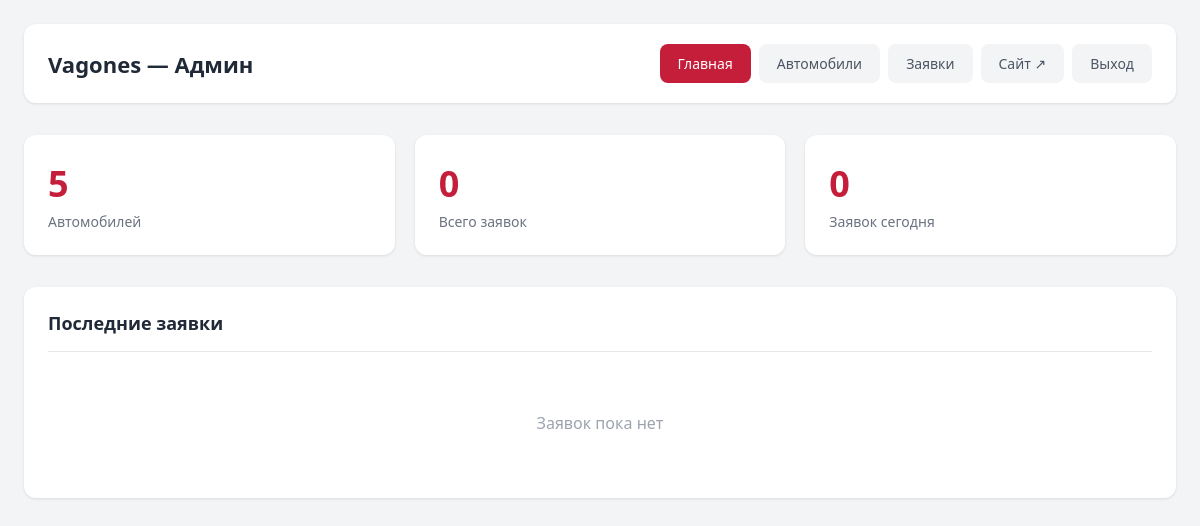
Page /public_html/admin/index.php (signed in) on the earlier database version.
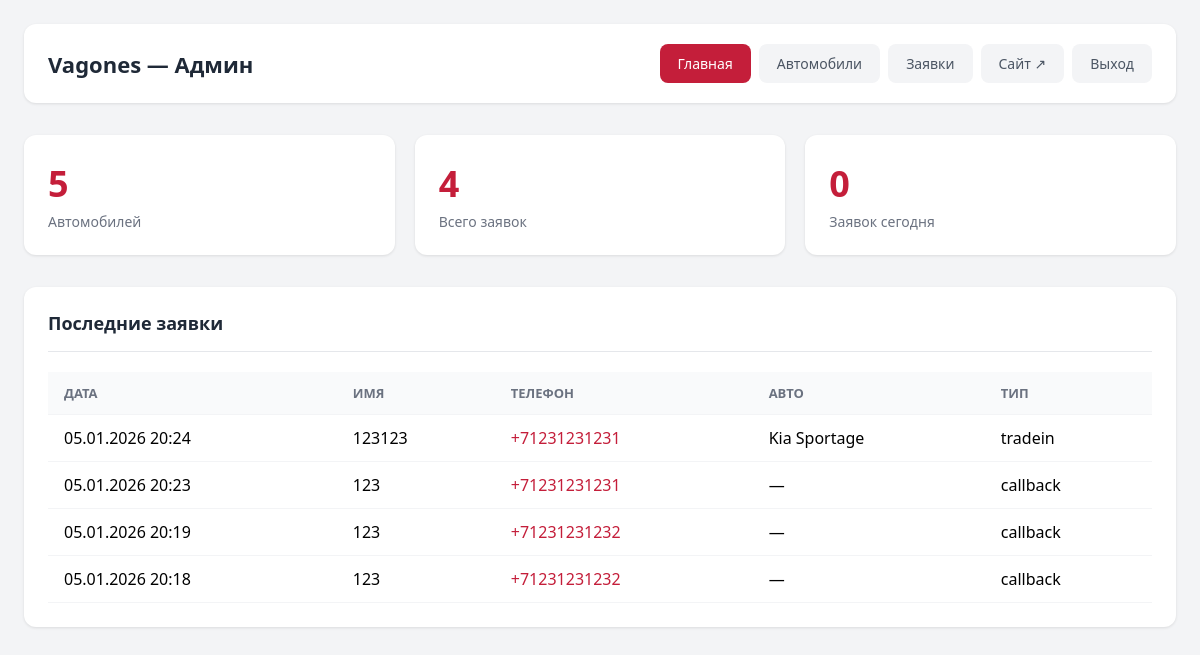
Same page on the later database version.
### tables this page shows
CREATE TABLE leads (
                id INTEGER PRIMARY KEY AUTOINCREMENT,
                name TEXT NOT NULL,
                phone TEXT NOT NULL,
                car TEXT,
                message TEXT,
                type TEXT DEFAULT 'callback',
                created_at DATETIME DEFAULT CURRENT_TIMESTAMP
            );

### src/config/functions.php (called while the page is built, shortened)
<?php
function getDB(): PDO {
    static $pdo = null;
    if ($pdo === null) {
        $pdo = new PDO('sqlite:' . DB_PATH);
        $pdo->setAttribute(PDO::ATTR_ERRMODE, PDO::ERRMODE_EXCEPTION);
        $pdo->setAttribute(PDO::ATTR_DEFAULT_FETCH_MODE, PDO::FETCH_ASSOC);
    }
    return $pdo;
}
function getCars(): array {
    $pdo = getDB();
    $cars = [];
    $stmt = $pdo->query("SELECT * FROM cars ORDER BY is_new DESC, price_from ASC");
    foreach ($stmt->fetchAll() as $row) {
        $id = $row['id'];
        $cars[$id] = [
            'brand' => $row['brand'],
            'model' => $row['model'],
            'price_from' => (int)$row['price_from'],
            'engine' => $row['engine'],
            'transmission' => $row['transmission'],
            'banner' => $row['banner'],
            'is_new' => (bool)$row['is_new'],
            'colors' => getCarColors($id),
            'trims' => getCarTrims($id),
            'specs' => getCarSpecs($id),
            'gallery' => getCarGallery($id)
        ];
    }
    return $cars;
}
function getCarColors(string $carId): array {
    $stmt = getDB()->prepare("SELECT name, hex, image FROM car_colors WHERE car_id = ? ORDER BY
        CASE WHEN hex LIKE '#f%' OR hex LIKE '#e%' OR hex LIKE '#d%' THEN 0 ELSE 1 END,
        sort_order");
    $stmt->execute([$carId]);
    return $stmt->fetchAll();
}
function getCarTrims(string $carId): array {
    $stmt = getDB()->prepare("SELECT name, price, features FROM car_trims WHERE car_id = ? ORDER BY sort_order");
    $stmt->execute([$carId]);
    $trims = [];
    foreach ($stmt->fetchAll() as $row) {
        $trims[] = [
            'name' => $row['name'],
            'price' => (int)$row['price'],
            'features' => $row['features'] ? json_decode($row['features'], true) : []
        ];
    }
    return $trims;
}
function getCarSpecs(string $carId): array {
    $stmt = getDB()->prepare("SELECT label, value FROM car_specs WHERE car_id = ?");
    $stmt->execute([$carId]);
    $specs = [];
    foreach ($stmt->fetchAll() as $row) {
        $specs[$row['label']] = $row['value'];
    }
    return $specs;
}
function getCarGallery(string $carId): array {
    $stmt = getDB()->prepare("SELECT image FROM car_gallery WHERE car_id = ? ORDER BY sort_order");
    $stmt->execute([$carId]);
    return array_column($stmt->fetchAll(), 'image');
}
function getLeads(?string $type = null): array {
    $pdo = getDB();
    if ($type) {
        $stmt = $pdo->prepare("SELECT * FROM leads WHERE type = ? ORDER BY created_at DESC");
        $stmt->execute([$type]);
    } else {
        $stmt = $pdo->query("SELECT * FROM leads ORDER BY created_at DESC");
    }
    return $stmt->fetchAll();
}
function getLeadsCount(): int {
    return (int)getDB()->query("SELECT COUNT(*) FROM leads")->fetchColumn();
}
function getTodayLeadsCount(): int {
    return (int)getDB()->query("SELECT COUNT(*) FROM leads WHERE date(created_at) = date('now')")->fetchColumn();
}
function e(string $str): string {
    return htmlspecialchars($str, ENT_QUOTES, 'UTF-8');
}

### public_html/admin/index.php (the view, shortened to what this page needs)
<?php
require_once __DIR__ . '/../../src/config/functions.php';
?>
<?php exit; endif;
$cars = getCars();
$leads = getLeads();
?>
<!DOCTYPE html>
<html lang="ru">
<head>
</head>
<body>
    <div class="admin">
        <div class="header">
            <h1><?= SITE_NAME ?> — Админ</h1>
            <nav class="nav">
                <a href="/admin/" class="active">Главная</a>
                <a href="/admin/cars.php">Автомобили</a>
                <a href="/admin/leads.php">Заявки</a>
                <a href="/" target="_blank">Сайт ↗</a>
                <a href="?logout">Выход</a>
            </nav>
        </div>
        <div class="stats">
            <div class="stat">
                <div class="stat-value"><?= count($cars) ?></div>
                <div class="stat-label">Автомобилей</div>
            </div>
            <div class="stat">
                <div class="stat-value"><?= getLeadsCount() ?></div>
                <div class="stat-label">Всего заявок</div>
            </div>
            <div class="stat">
                <div class="stat-value"><?= getTodayLeadsCount() ?></div>
                <div class="stat-label">Заявок сегодня</div>
            </div>
        </div>
        <div class="card">
            <h2>Последние заявки</h2>
            <?php if (empty($leads)): ?>
                <div class="empty">Заявок пока нет</div>
            <?php else: ?>
            <table>
                <thead><tr><th>Дата</th><th>Имя</th><th>Телефон</th><th>Авто</th><th>Тип</th></tr></thead>
                <tbody>
                    <?php foreach (array_slice($leads, 0, 10) as $l): ?>
                    <tr>
                        <td><?= date('d.m.Y H:i', strtotime($l['created_at'])) ?></td>
                        <td><?= e($l['name']) ?></td>
                        <td><a href="tel:<?= e($l['phone']) ?>"><?= e($l['phone']) ?></a></td>
                        <td><?= e($l['car'] ?: '—') ?></td>
                        <td><?= e($l['type']) ?></td>
                    </tr>
                    <?php endforeach; ?>
                </tbody>
            </table>
            <?php endif; ?>
        </div>
    </div>
</body>
</html>

### public_html/admin/index.php (style rules this page uses)
* { box-sizing: border-box; margin: 0; padding: 0; }
body { font-family: system-ui, sans-serif; background: #f3f4f6; min-height: 100vh; }
a { color: inherit; text-decoration: none; }
.admin { max-width: 1400px; margin: 0 auto; padding: 24px; }
.header { display: flex; justify-content: space-between; align-items: center; margin-bottom: 32px; padding: 20px 24px; background: #fff; border-radius: 12px; box-shadow: 0 1px 3px rgba(0,0,0,.1); flex-wrap: wrap; gap: 16px; }
.header h1 { font-size: 22px; color: #1f2937; }
.nav { display: flex; gap: 8px; flex-wrap: wrap; }
.nav a { padding: 10px 18px; background: #f3f4f6; border-radius: 8px; font-size: 14px; font-weight: 500; color: #4b5563; transition: all .2s; }
.nav a.active { background: #c41e3a; color: #fff; }
.stats { display: grid; grid-template-columns: repeat(auto-fit, minmax(200px, 1fr)); gap: 20px; margin-bottom: 32px; }
.stat { background: #fff; padding: 24px; border-radius: 12px; box-shadow: 0 1px 3px rgba(0,0,0,.1); }
.stat-value { font-size: 36px; font-weight: 700; color: #c41e3a; }
.stat-label { font-size: 14px; color: #6b7280; margin-top: 4px; }
.card { background: #fff; border-radius: 12px; box-shadow: 0 1px 3px rgba(0,0,0,.1); padding: 24px; margin-bottom: 24px; }
.card h2 { font-size: 18px; color: #1f2937; margin-bottom: 20px; padding-bottom: 16px; border-bottom: 1px solid #e5e7eb; }
table { width: 100%; border-collapse: collapse; }
th, td { padding: 12px 16px; text-align: left; border-bottom: 1px solid #f3f4f6; }
th { background: #f9fafb; font-size: 13px; font-weight: 600; color: #6b7280; text-transform: uppercase; }
td a { color: #c41e3a; }
.empty { text-align: center; padding: 40px; color: #9ca3af; }

Differences in the rows shown:
added leads: created_at "05.01.2026 20:24", name "123123", phone "+71231231231", car "Kia Sportage", type "tradein"
added leads: created_at "05.01.2026 20:23", name "123", phone "+71231231231", car "—", type "callback"
added leads: created_at "05.01.2026 20:19", name "123", phone "+71231231232", car "—", type "callback"
added leads: created_at "05.01.2026 20:18", name "123", phone "+71231231232", car "—", type "callback"
Other differences:
getLeadsCount(): "0" → "4"
text no longer shown: "Заявок пока нет"
text now shown: "ДАТА ИМЯ ТЕЛЕФОН АВТО ТИП"
